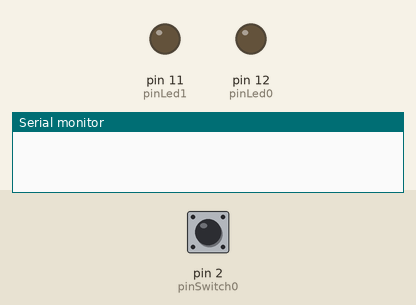
Recording of a sketch running on a simulated Arduino Uno, built with avr-gcc and run on an emulated ATmega328P. Shown: output pins drawn as LEDs (lit = HIGH), the last lines printed to the serial monitor. Inputs (shaded band) come from the test bench; at power-on: pin 2 (pinSwitch0) HIGH.

Above: at 1.2 s.
1.3 s: pin 2 (pinSwitch0) pulled LOW for 0.15 s
At 2.3 s:
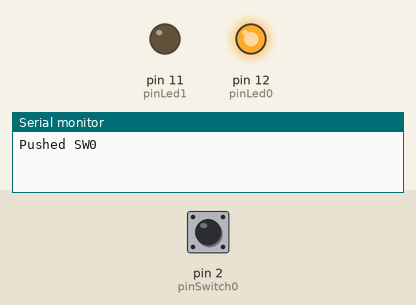
2.9 s: pin 2 (pinSwitch0) pulled LOW for 1 s
At 3.6 s:
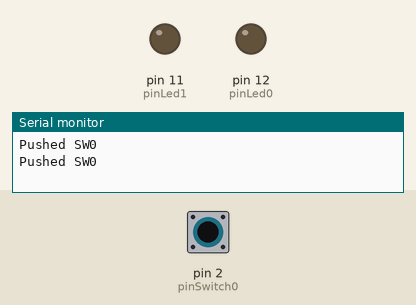
5.4 s: pin 2 (pinSwitch0) pulled LOW for 3.2 s
At 6.7 s:
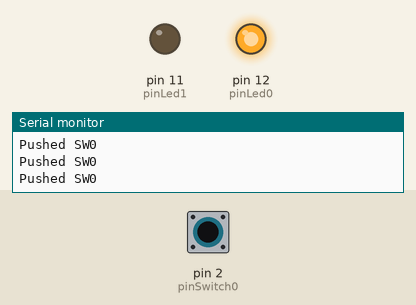
Timing chart, 0 to 8.4 s (numbered marks = the images above; inputs shaded):
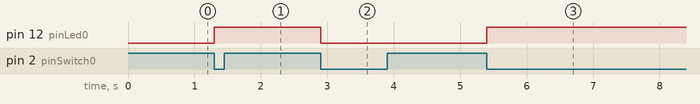

Measured:
- after the input at 1.3 s, pin 12 (pinLed0): LOW → HIGH at once
- after the input at 2.9 s, pin 12 (pinLed0): HIGH → LOW at once
- after the input at 5.4 s, pin 12 (pinLed0): LOW → HIGH at once

The sketch:

09_switch_led_edge.ino
```cpp
// SW0를 누를때마다 LED0을 ON/OFF
// SW1를 누를때마다 LED1을 ON/OFF

int pinLed0 = 12;
int pinLed1 = 11;
int pinSwitch0 = 2;
int pinSwitch1 = 3;
boolean led0_state = false;
boolean led1_state = false;

boolean pre_value=LOW, cur_value=LOW;   // 이전값, 현재값

void setup() {
  // put your setup code here, to run once:
  // 시리얼 설정
  Serial.begin(115200);

  // LED 설정
  pinMode(pinLed0, OUTPUT);
  pinMode(pinLed1, OUTPUT);

  // Switch 설정
  pinMode(pinSwitch0, INPUT);
  pinMode(pinSwitch1, INPUT);
}

void loop() {
  // put your main code here, to run repeatedly:
  // 현재값을 읽어서 저장
  cur_value = digitalRead(pinSwitch0);

  // SW0
  if( pre_value==HIGH && cur_value==LOW )   // 하강엣지체크
  {
    if(led0_state==false){    // LED가 꺼져있을 때
      digitalWrite(pinLed0, HIGH);
      led0_state = true;
    }else{                   // LED가 켜져있을 때
      digitalWrite(pinLed0, LOW);
      led0_state = false;
    }

    Serial.println("Pushed SW0");
  }

  // 현재값을 이전값에 저장
  pre_value = cur_value;
}
```
